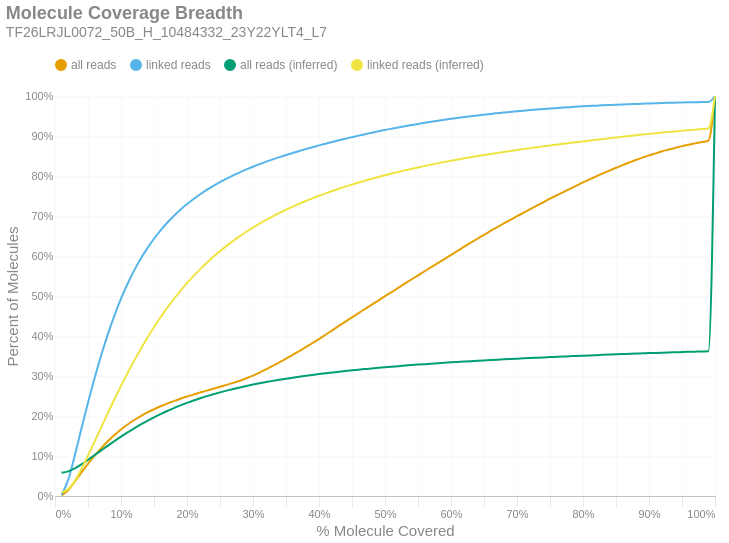

The notebook cell this image was saved under:
### Markdown cell above
### Molecule Read Coverage
This chart shows molecule coverage breadth as computed by the number of bases aligned to that molecule. In other words, "*how much of each unique long molecule is actually sequenced/aligned?*" Keep in mind there is a distinction between sequences and alignments, since some sequences belonging to a particular molecule may not align well and wouldn't appear in the alignment data. This chart also shows molecule coverage breadth as computed by the *inferred fragment* from which the aligned sequences originate. Unlike read coverage, this calculation takes into account the total insert size, including unsequenced gaps between the forward and reverse reads. Like the previous figures, these are cumulative percents.

### Code cell
if SKIPLR:
    print_html(f"Skipped")
else:
    binned_df = consolidated_hist(valids['coverage_bp'], mask, 0.01, True)
    binned_df_inf = consolidated_hist(valids['coverage_inserts'], mask, 0.01, True)
    binned_df = binned_df.with_columns(pl.lit(binned_df_inf['all reads (cumsum)']).alias('all reads (inferred)'))
    binned_df = binned_df.with_columns(pl.lit(binned_df_inf['linked reads (cumsum)']).alias('linked reads (inferred)'))
    binned_df = binned_df.with_columns(
        (pl.col('bin').cast(pl.Float64) + 0.01).alias('right_edge')
    )

    with SafeRender(binned_df):
        (
            density_plot(binned_df, 'Molecule Coverage Breadth', samplename, 'molcov', ['all reads (inferred)','linked reads (inferred)'])
            .encode(
                #x=alt.X('bin:Q', title="% Molecule Covered").axis(format = '%').scale(padding=0),
                x=alt.X('right_edge:Q', title="% Molecule Covered").axis(format='%').scale(padding=0),
                y=alt.Y('value:Q', title='Percent of Molecules')
                    .axis(format='%')
                    .stack(False)
                    .scale(domainMin=0, padding=0),
                color=alt.Color("key:N").scale(domain = ["all reads", "linked reads", "all reads (inferred)", "linked reads (inferred)"]),
                tooltip = [
                    alt.Tooltip("key:N", title = "Data Type"),
                    alt.Tooltip("range_label:N", title="% Molecule Covered"),
                    alt.Tooltip("value:Q", format = ".2%", title="% Molecules")
                ]
            )
        ).display()

### Figure 1 — Vega-Lite specification as saved in the notebook (floating-point values rounded to 4 significant figures)
{"width": "container", "height": 400, "config": {"title": {"anchor": "start", "dy": -15, "fontSize": 18, "color": "#888888", "subtitleColor": "#888888", "subtitleFontSize": 14}, "arc": {"fill": "#0072B2"}, "axis": {"domainColor": "#888888", "domainWidth": 0.5, "gridWidth": 0.2, "grid": false, "titleFontWeight": 400, "titleFontSize": 15, "labelFontSize": 11, "labelColor": "#888888", "tickColor": "#888888", "tickWidth": 0.2, "titleColor": "#888888"}, "axisBand": {"grid": false}, "axisX": {"grid": true, "tickSize": 10, "domainCap": "round"}, "axisY": {"domain": false, "grid": true, "tickSize": 0, "domainCap": "round"}, "background": "transparent", "header": {"labelFontSize": 15, "labelColor": "#888888", "titleFontSize": 15, "titleFontWeight": 600, "titleColor": "#888888"}, "legend": {"labelFont": "sans-serif", "labelFontSize": 12, "labelColor": "#888888", "symbolSize": 100, "symbolType": "circle", "titleFontSize": 12, "titlePadding": 10, "titleColor": "#888888", "title": null, "orient": "top"}, "range": {"category": ["#E69F00", "#56B4E9", "#009E73", "#F0E442", "#0072B2", "#D55E00", "#CC79A7", "#000000"], "diverging": ["#cfe8f3", "#a2d4ec", "#73bfe2", "#46abdb", "#1696d2", "#12719e"]}, "area": {"fill": "#0072B2", "fillOpacity": 0.7, "line": true, "strokeOpacity": 0.7}, "line": {"color": "#0072B2", "stroke": "#0072B2", "strokeWidth": 2}, "trail": {"color": "#0072B2", "stroke": "#0072B2", "strokeWidth": 0, "size": 1}, "point": {"filled": true, "fillOpacity": 1.0, "size": 95}, "text": {"color": "#888888", "fontSize": 11, "align": "right", "fontWeight": 400, "size": 11}, "bar": {"fill": "#0072B2", "stroke": null}, "view": {"stroke": null, "continuousWidth": 660, "continuousHeight": 400}}, "data": {"name": "data-3bc5ef13f89a6688230d25dc90fb5075"}, "mark": {"type": "line", "interpolate": "monotone", "point": {"opacity": 0, "size": 275}}, "encoding": {"color": {"field": "key", "scale": {"domain": ["all reads", "linked reads", "all reads (inferred)", "linked reads (inferred)"]}, "type": "nominal"}, "tooltip": [{"field": "key", "title": "Data Type", "type": "nominal"}, {"field": "range_label", "title": "% Molecule Covered", "type": "nominal"}, {"field": "value", "format": ".2%", "title": "% Molecules", "type": "quantitative"}], "x": {"axis": {"format": "%"}, "field": "right_edge", "scale": {"padding": 0}, "title": "% Molecule Covered", "type": "quantitative"}, "y": {"axis": {"format": "%"}, "field": "value", "scale": {"domainMin": 0, "padding": 0}, "stack": false, "title": "Percent of Molecules", "type": "quantitative"}}, "params": [{"name": "param_c36ac31b6afebe62", "select": {"type": "point", "fields": ["key"]}, "bind": "legend"}], "title": {"text": "Molecule Coverage Breadth", "subtitle": "TF26LRJL0072_50B_H_10484332_23Y22YLT4_L7"}, "transform": [{"fold": ["all reads (cumsum)", "linked reads (cumsum)", "all reads (inferred)", "linked reads (inferred)"]}, {"calculate": "replace(datum.key, ' (cumsum)', '')", "as": "key"}, {"filter": {"param": "param_c36ac31b6afebe62"}}], "usermeta": {"embedOptions": {"downloadFileName": "TF26LRJL0072_50B_H_10484332_23Y22YLT4_L7.molcov"}}, "$schema": "https://vega.github.io/schema/vega-lite/v6.4.1.json", "datasets": {"data-3bc5ef13f89a6688230d25dc90fb5075": [{"bin": "0.0", "interval": "0.0-0.01", "all reads": 0.00146, "linked reads": 0.002828, "all reads (cumsum)": 0.00146, "linked reads (cumsum)": 0.002828, "range_label": "0.0-0.01", "all reads (inferred)": 0.05803, "linked reads (inferred)": 0.009172, "right_edge": 0.01}, {"bin": "0.01", "interval": "0.01-0.02", "all reads": 0.01368, "linked reads": 0.03732, "all reads (cumsum)": 0.01514, "linked reads (cumsum)": 0.04015, "range_label": "0.01-0.02", "all reads (inferred)": 0.06152, "linked reads (inferred)": 0.01739, "right_edge": 0.02}, {"bin": "0.02", "interval": "0.02-0.03", "all reads": 0.02114, "linked reads": 0.06114, "all reads (cumsum)": 0.03629, "linked reads (cumsum)": 0.1013, "range_label": "0.02-0.03", "all reads (inferred)": 0.06896, "linked reads (inferred)": 0.03814, "right_edge": 0.03}, {"bin": "0.03", "interval": "0.03-0.04", "all reads": 0.02238, "linked reads": 0.06667, "all reads (cumsum)": 0.05867, "linked reads (cumsum)": 0.168, "range_label": "0.03-0.04", "all reads (inferred)": 0.079, "linked reads (inferred)": 0.06727, "right_edge": 0.04}, {"bin": "0.04", "interval": "0.04-0.05", "all reads": 0.02176, "linked reads": 0.06533, "all reads (cumsum)": 0.08043, "linked reads (cumsum)": 0.2333, "range_label": "0.04-0.05", "all reads (inferred)": 0.09039, "linked reads (inferred)": 0.1008, "right_edge": 0.05}, {"bin": "0.05", "interval": "0.05-0.06", "all reads": 0.0204, "linked reads": 0.06156, "all reads (cumsum)": 0.1008, "linked reads (cumsum)": 0.2948, "range_label": "0.05-0.06", "all reads (inferred)": 0.1022, "linked reads (inferred)": 0.1361, "right_edge": 0.06}, {"bin": "0.06", "interval": "0.06-0.07", "all reads": 0.01885, "linked reads": 0.05704, "all reads (cumsum)": 0.1197, "linked reads (cumsum)": 0.3519, "range_label": "0.06-0.07", "all reads (inferred)": 0.1141, "linked reads (inferred)": 0.1717, "right_edge": 0.07}, {"bin": "0.07", "interval": "0.07-0.08", "all reads": 0.01725, "linked reads": 0.05227, "all reads (cumsum)": 0.1369, "linked reads (cumsum)": 0.4042, "range_label": "0.07-0.08", "all reads (inferred)": 0.1258, "linked reads (inferred)": 0.207, "right_edge": 0.08}, {"bin": "0.08", "interval": "0.08-0.09", "all reads": 0.0155, "linked reads": 0.04694, "all reads (cumsum)": 0.1524, "linked reads (cumsum)": 0.4511, "range_label": "0.08-0.09", "all reads (inferred)": 0.1373, "linked reads (inferred)": 0.2419, "right_edge": 0.09}, {"bin": "0.09", "interval": "0.09-0.1", "all reads": 0.01398, "linked reads": 0.04225, "all reads (cumsum)": 0.1664, "linked reads (cumsum)": 0.4933, "range_label": "0.09-0.1", "all reads (inferred)": 0.1483, "linked reads (inferred)": 0.2753, "right_edge": 0.1}, {"bin": "0.1", "interval": "0.1-0.11", "all reads": 0.01241, "linked reads": 0.03737, "all reads (cumsum)": 0.1788, "linked reads (cumsum)": 0.5307, "range_label": "0.1-0.11", "all reads (inferred)": 0.159, "linked reads (inferred)": 0.3075, "right_edge": 0.11}, {"bin": "0.11", "interval": "0.11-0.12", "all reads": 0.0111, "linked reads": 0.03326, "all reads (cumsum)": 0.1899, "linked reads (cumsum)": 0.564, "range_label": "0.11-0.12", "all reads (inferred)": 0.1692, "linked reads (inferred)": 0.3384, "right_edge": 0.12}, {"bin": "0.12", "interval": "0.12-0.13", "all reads": 0.009939, "linked reads": 0.02951, "all reads (cumsum)": 0.1999, "linked reads (cumsum)": 0.5935, "range_label": "0.12-0.13", "all reads (inferred)": 0.1788, "linked reads (inferred)": 0.3677, "right_edge": 0.13}, {"bin": "0.13", "interval": "0.13-0.14", "all reads": 0.008959, "linked reads": 0.02629, "all reads (cumsum)": 0.2088, "linked reads (cumsum)": 0.6198, "range_label": "0.13-0.14", "all reads (inferred)": 0.188, "linked reads (inferred)": 0.3956, "right_edge": 0.14}, {"bin": "0.14", "interval": "0.14-0.15", "all reads": 0.008092, "linked reads": 0.0234, "all reads (cumsum)": 0.2169, "linked reads (cumsum)": 0.6432, "range_label": "0.14-0.15", "all reads (inferred)": 0.1966, "linked reads (inferred)": 0.4219, "right_edge": 0.15}, {"bin": "0.15", "interval": "0.15-0.16", "all reads": 0.007412, "linked reads": 0.02111, "all reads (cumsum)": 0.2243, "linked reads (cumsum)": 0.6643, "range_label": "0.15-0.16", "all reads (inferred)": 0.2048, "linked reads (inferred)": 0.4468, "right_edge": 0.16}, {"bin": "0.16", "interval": "0.16-0.17", "all reads": 0.006753, "linked reads": 0.01889, "all reads (cumsum)": 0.2311, "linked reads (cumsum)": 0.6832, "range_label": "0.16-0.17", "all reads (inferred)": 0.2125, "linked reads (inferred)": 0.4703, "right_edge": 0.17}, {"bin": "0.17", "interval": "0.17-0.18", "all reads": 0.006239, "linked reads": 0.01702, "all reads (cumsum)": 0.2373, "linked reads (cumsum)": 0.7002, "range_label": "0.17-0.18", "all reads (inferred)": 0.2197, "linked reads (inferred)": 0.4923, "right_edge": 0.18}, {"bin": "0.18", "interval": "0.18-0.19", "all reads": 0.005838, "linked reads": 0.01547, "all reads (cumsum)": 0.2432, "linked reads (cumsum)": 0.7157, "range_label": "0.18-0.19", "all reads (inferred)": 0.2265, "linked reads (inferred)": 0.5129, "right_edge": 0.19}, {"bin": "0.19", "interval": "0.19-0.2", "all reads": 0.00546, "linked reads": 0.01408, "all reads (cumsum)": 0.2486, "linked reads (cumsum)": 0.7298, "range_label": "0.19-0.2", "all reads (inferred)": 0.2329, "linked reads (inferred)": 0.5322, "right_edge": 0.2}, {"bin": "0.2", "interval": "0.2-0.21", "all reads": 0.005082, "linked reads": 0.01284, "all reads (cumsum)": 0.2537, "linked reads (cumsum)": 0.7426, "range_label": "0.2-0.21", "all reads (inferred)": 0.2388, "linked reads (inferred)": 0.5504, "right_edge": 0.21}, {"bin": "0.21", "interval": "0.21-0.22", "all reads": 0.004955, "linked reads": 0.01185, "all reads (cumsum)": 0.2587, "linked reads (cumsum)": 0.7544, "range_label": "0.21-0.22", "all reads (inferred)": 0.2444, "linked reads (inferred)": 0.5672, "right_edge": 0.22}, {"bin": "0.22", "interval": "0.22-0.23", "all reads": 0.004835, "linked reads": 0.01092, "all reads (cumsum)": 0.2635, "linked reads (cumsum)": 0.7654, "range_label": "0.22-0.23", "all reads (inferred)": 0.2496, "linked reads (inferred)": 0.5831, "right_edge": 0.23}, {"bin": "0.23", "interval": "0.23-0.24", "all reads": 0.004779, "linked reads": 0.01007, "all reads (cumsum)": 0.2683, "linked reads (cumsum)": 0.7754, "range_label": "0.23-0.24", "all reads (inferred)": 0.2545, "linked reads (inferred)": 0.5981, "right_edge": 0.24}, {"bin": "0.24", "interval": "0.24-0.25", "all reads": 0.004792, "linked reads": 0.009403, "all reads (cumsum)": 0.2731, "linked reads (cumsum)": 0.7848, "range_label": "0.24-0.25", "all reads (inferred)": 0.2592, "linked reads (inferred)": 0.6122, "right_edge": 0.25}, {"bin": "0.25", "interval": "0.25-0.26", "all reads": 0.004724, "linked reads": 0.008653, "all reads (cumsum)": 0.2778, "linked reads (cumsum)": 0.7935, "range_label": "0.25-0.26", "all reads (inferred)": 0.2635, "linked reads (inferred)": 0.6254, "right_edge": 0.26}, {"bin": "0.26", "interval": "0.26-0.27", "all reads": 0.00498, "linked reads": 0.00811, "all reads (cumsum)": 0.2828, "linked reads (cumsum)": 0.8016, "range_label": "0.26-0.27", "all reads (inferred)": 0.2676, "linked reads (inferred)": 0.6378, "right_edge": 0.27}, {"bin": "0.27", "interval": "0.27-0.28", "all reads": 0.005473, "linked reads": 0.007616, "all reads (cumsum)": 0.2882, "linked reads (cumsum)": 0.8092, "range_label": "0.27-0.28", "all reads (inferred)": 0.2715, "linked reads (inferred)": 0.6495, "right_edge": 0.28}, {"bin": "0.28", "interval": "0.28-0.29", "all reads": 0.006033, "linked reads": 0.007179, "all reads (cumsum)": 0.2943, "linked reads (cumsum)": 0.8164, "range_label": "0.28-0.29", "all reads (inferred)": 0.2751, "linked reads (inferred)": 0.6606, "right_edge": 0.29}, {"bin": "0.29", "interval": "0.29-0.3", "all reads": 0.00672, "linked reads": 0.006834, "all reads (cumsum)": 0.301, "linked reads (cumsum)": 0.8232, "range_label": "0.29-0.3", "all reads (inferred)": 0.2786, "linked reads (inferred)": 0.671, "right_edge": 0.3}, {"bin": "0.3", "interval": "0.3-0.31", "all reads": 0.007489, "linked reads": 0.006445, "all reads (cumsum)": 0.3085, "linked reads (cumsum)": 0.8297, "range_label": "0.3-0.31", "all reads (inferred)": 0.2818, "linked reads (inferred)": 0.6808, "right_edge": 0.31}, {"bin": "0.31", "interval": "0.31-0.32", "all reads": 0.008272, "linked reads": 0.00612, "all reads (cumsum)": 0.3168, "linked reads (cumsum)": 0.8358, "range_label": "0.31-0.32", "all reads (inferred)": 0.2849, "linked reads (inferred)": 0.6902, "right_edge": 0.32}, {"bin": "0.32", "interval": "0.32-0.33", "all reads": 0.008629, "linked reads": 0.005792, "all reads (cumsum)": 0.3254, "linked reads (cumsum)": 0.8416, "range_label": "0.32-0.33", "all reads (inferred)": 0.2878, "linked reads (inferred)": 0.6991, "right_edge": 0.33}, {"bin": "0.33", "interval": "0.33-0.34", "all reads": 0.008745, "linked reads": 0.005553, "all reads (cumsum)": 0.3341, "linked reads (cumsum)": 0.8471, "range_label": "0.33-0.34", "all reads (inferred)": 0.2906, "linked reads (inferred)": 0.7076, "right_edge": 0.34}, {"bin": "0.34", "interval": "0.34-0.35", "all reads": 0.00912, "linked reads": 0.005383, "all reads (cumsum)": 0.3432, "linked reads (cumsum)": 0.8525, "range_label": "0.34-0.35", "all reads (inferred)": 0.2933, "linked reads (inferred)": 0.7156, "right_edge": 0.35}, {"bin": "0.35", "interval": "0.35-0.36", "all reads": 0.009464, "linked reads": 0.005051, "all reads (cumsum)": 0.3527, "linked reads (cumsum)": 0.8576, "range_label": "0.35-0.36", "all reads (inferred)": 0.2958, "linked reads (inferred)": 0.7232, "right_edge": 0.36}, {"bin": "0.36", "interval": "0.36-0.37", "all reads": 0.009575, "linked reads": 0.004872, "all reads (cumsum)": 0.3623, "linked reads (cumsum)": 0.8624, "range_label": "0.36-0.37", "all reads (inferred)": 0.2982, "linked reads (inferred)": 0.7306, "right_edge": 0.37}, {"bin": "0.37", "interval": "0.37-0.38", "all reads": 0.009817, "linked reads": 0.004876, "all reads (cumsum)": 0.3721, "linked reads (cumsum)": 0.8673, "range_label": "0.37-0.38", "all reads (inferred)": 0.3005, "linked reads (inferred)": 0.7375, "right_edge": 0.38}, {"bin": "0.38", "interval": "0.38-0.39", "all reads": 0.009973, "linked reads": 0.004633, "all reads (cumsum)": 0.3821, "linked reads (cumsum)": 0.8719, "range_label": "0.38-0.39", "all reads (inferred)": 0.3027, "linked reads (inferred)": 0.7442, "right_edge": 0.39}, {"bin": "0.39", "interval": "0.39-0.4", "all reads": 0.01039, "linked reads": 0.004592, "all reads (cumsum)": 0.3925, "linked reads (cumsum)": 0.8765, "range_label": "0.39-0.4", "all reads (inferred)": 0.3048, "linked reads (inferred)": 0.7505, "right_edge": 0.4}, {"bin": "0.4", "interval": "0.4-0.41", "all reads": 0.01059, "linked reads": 0.004294, "all reads (cumsum)": 0.4031, "linked reads (cumsum)": 0.8808, "range_label": "0.4-0.41", "all reads (inferred)": 0.3069, "linked reads (inferred)": 0.7566, "right_edge": 0.41}, {"bin": "0.41", "interval": "0.41-0.42", "all reads": 0.01108, "linked reads": 0.004303, "all reads (cumsum)": 0.4141, "linked reads (cumsum)": 0.8851, "range_label": "0.41-0.42", "all reads (inferred)": 0.3088, "linked reads (inferred)": 0.7624, "right_edge": 0.42}, {"bin": "0.42", "interval": "0.42-0.43", "all reads": 0.01101, "linked reads": 0.00412, "all reads (cumsum)": 0.4251, "linked reads (cumsum)": 0.8893, "range_label": "0.42-0.43", "all reads (inferred)": 0.3107, "linked reads (inferred)": 0.7681, "right_edge": 0.43}, {"bin": "0.43", "interval": "0.43-0.44", "all reads": 0.01078, "linked reads": 0.004008, "all reads (cumsum)": 0.4359, "linked reads (cumsum)": 0.8933, "range_label": "0.43-0.44", "all reads (inferred)": 0.3124, "linked reads (inferred)": 0.7735, "right_edge": 0.44}, {"bin": "0.44", "interval": "0.44-0.45", "all reads": 0.01078, "linked reads": 0.003898, "all reads (cumsum)": 0.4467, "linked reads (cumsum)": 0.8972, "range_label": "0.44-0.45", "all reads (inferred)": 0.3142, "linked reads (inferred)": 0.7787, "right_edge": 0.45}, {"bin": "0.45", "interval": "0.45-0.46", "all reads": 0.01062, "linked reads": 0.003818, "all reads (cumsum)": 0.4573, "linked reads (cumsum)": 0.901, "range_label": "0.45-0.46", "all reads (inferred)": 0.3158, "linked reads (inferred)": 0.7836, "right_edge": 0.46}, {"bin": "0.46", "interval": "0.46-0.47", "all reads": 0.01038, "linked reads": 0.003597, "all reads (cumsum)": 0.4677, "linked reads (cumsum)": 0.9046, "range_label": "0.46-0.47", "all reads (inferred)": 0.3174, "linked reads (inferred)": 0.7884, "right_edge": 0.47}, {"bin": "0.47", "interval": "0.47-0.48", "all reads": 0.01063, "linked reads": 0.003612, "all reads (cumsum)": 0.4783, "linked reads (cumsum)": 0.9082, "range_label": "0.47-0.48", "all reads (inferred)": 0.319, "linked reads (inferred)": 0.7931, "right_edge": 0.48}, {"bin": "0.48", "interval": "0.48-0.49", "all reads": 0.01022, "linked reads": 0.003435, "all reads (cumsum)": 0.4886, "linked reads (cumsum)": 0.9116, "range_label": "0.48-0.49", "all reads (inferred)": 0.3205, "linked reads (inferred)": 0.7976, "right_edge": 0.49}, {"bin": "0.49", "interval": "0.49-0.5", "all reads": 0.01135, "linked reads": 0.003487, "all reads (cumsum)": 0.4999, "linked reads (cumsum)": 0.9151, "range_label": "0.49-0.5", "all reads (inferred)": 0.3219, "linked reads (inferred)": 0.802, "right_edge": 0.5}, {"bin": "0.5", "interval": "0.5-0.51", "all reads": 0.009728, "linked reads": 0.003146, "all reads (cumsum)": 0.5096, "linked reads (cumsum)": 0.9183, "range_label": "0.5-0.51", "all reads (inferred)": 0.3233, "linked reads (inferred)": 0.8061, "right_edge": 0.51}, {"bin": "0.51", "interval": "0.51-0.52", "all reads": 0.01084, "linked reads": 0.003153, "all reads (cumsum)": 0.5205, "linked reads (cumsum)": 0.9214, "range_label": "0.51-0.52", "all reads (inferred)": 0.3247, "linked reads (inferred)": 0.8101, "right_edge": 0.52}, {"bin": "0.52", "interval": "0.52-0.53", "all reads": 0.01032, "linked reads": 0.002981, "all reads (cumsum)": 0.5308, "linked reads (cumsum)": 0.9244, "range_label": "0.52-0.53", "all reads (inferred)": 0.326, "linked reads (inferred)": 0.814, "right_edge": 0.53}, {"bin": "0.53", "interval": "0.53-0.54", "all reads": 0.01051, "linked reads": 0.002936, "all reads (cumsum)": 0.5413, "linked reads (cumsum)": 0.9273, "range_label": "0.53-0.54", "all reads (inferred)": 0.3272, "linked reads (inferred)": 0.8178, "right_edge": 0.54}, {"bin": "0.54", "interval": "0.54-0.55", "all reads": 0.01024, "linked reads": 0.002867, "all reads (cumsum)": 0.5515, "linked reads (cumsum)": 0.9302, "range_label": "0.54-0.55", "all reads (inferred)": 0.3285, "linked reads (inferred)": 0.8215, "right_edge": 0.55}, {"bin": "0.55", "interval": "0.55-0.56", "all reads": 0.0104, "linked reads": 0.002684, "all reads (cumsum)": 0.5619, "linked reads (cumsum)": 0.9329, "range_label": "0.55-0.56", "all reads (inferred)": 0.3297, "linked reads (inferred)": 0.825, "right_edge": 0.56}, {"bin": "0.56", "interval": "0.56-0.57", "all reads": 0.01022, "linked reads": 0.00263, "all reads (cumsum)": 0.5722, "linked reads (cumsum)": 0.9355, "range_label": "0.56-0.57", "all reads (inferred)": 0.3308, "linked reads (inferred)": 0.8284, "right_edge": 0.57}, {"bin": "0.57", "interval": "0.57-0.58", "all reads": 0.009958, "linked reads": 0.002547, "all reads (cumsum)": 0.5821, "linked reads (cumsum)": 0.9381, "range_label": "0.57-0.58", "all reads (inferred)": 0.3319, "linked reads (inferred)": 0.8317, "right_edge": 0.58}, {"bin": "0.58", "interval": "0.58-0.59", "all reads": 0.01019, "linked reads": 0.002452, "all reads (cumsum)": 0.5923, "linked reads (cumsum)": 0.9405, "range_label": "0.58-0.59", "all reads (inferred)": 0.333, "linked reads (inferred)": 0.835, "right_edge": 0.59}, {"bin": "0.59", "interval": "0.59-0.6", "all reads": 0.01047, "linked reads": 0.002375, "all reads (cumsum)": 0.6028, "linked reads (cumsum)": 0.9429, "range_label": "0.59-0.6", "all reads (inferred)": 0.3341, "linked reads (inferred)": 0.8381, "right_edge": 0.6}, {"bin": "0.6", "interval": "0.6-0.61", "all reads": 0.01002, "linked reads": 0.002254, "all reads (cumsum)": 0.6128, "linked reads (cumsum)": 0.9451, "range_label": "0.6-0.61", "all reads (inferred)": 0.3351, "linked reads (inferred)": 0.8411, "right_edge": 0.61}, {"bin": "0.61", "interval": "0.61-0.62", "all reads": 0.01041, "linked reads": 0.00215, "all reads (cumsum)": 0.6232, "linked reads (cumsum)": 0.9473, "range_label": "0.61-0.62", "all reads (inferred)": 0.3361, "linked reads (inferred)": 0.8441, "right_edge": 0.62}, {"bin": "0.62", "interval": "0.62-0.63", "all reads": 0.01003, "linked reads": 0.002138, "all reads (cumsum)": 0.6332, "linked reads (cumsum)": 0.9494, "range_label": "0.62-0.63", "all reads (inferred)": 0.3371, "linked reads (inferred)": 0.847, "right_edge": 0.63}, {"bin": "0.63", "interval": "0.63-0.64", "all reads": 0.009919, "linked reads": 0.001995, "all reads (cumsum)": 0.6432, "linked reads (cumsum)": 0.9514, "range_label": "0.63-0.64", "all reads (inferred)": 0.338, "linked reads (inferred)": 0.8497, "right_edge": 0.64}, {"bin": "0.64", "interval": "0.64-0.65", "all reads": 0.009663, "linked reads": 0.001914, "all reads (cumsum)": 0.6528, "linked reads (cumsum)": 0.9533, "range_label": "0.64-0.65", "all reads (inferred)": 0.339, "linked reads (inferred)": 0.8525, "right_edge": 0.65}, {"bin": "0.65", "interval": "0.65-0.66", "all reads": 0.009853, "linked reads": 0.001888, "all reads (cumsum)": 0.6627, "linked reads (cumsum)": 0.9552, "range_label": "0.65-0.66", "all reads (inferred)": 0.3399, "linked reads (inferred)": 0.8551, "right_edge": 0.66}, {"bin": "0.66", "interval": "0.66-0.67", "all reads": 0.009215, "linked reads": 0.001728, "all reads (cumsum)": 0.6719, "linked reads (cumsum)": 0.9569, "range_label": "0.66-0.67", "all reads (inferred)": 0.3408, "linked reads (inferred)": 0.8577, "right_edge": 0.67}, {"bin": "0.67", "interval": "0.67-0.68", "all reads": 0.009409, "linked reads": 0.001681, "all reads (cumsum)": 0.6813, "linked reads (cumsum)": 0.9586, "range_label": "0.67-0.68", "all reads (inferred)": 0.3416, "linked reads (inferred)": 0.8602, "right_edge": 0.68}, {"bin": "0.68", "interval": "0.68-0.69", "all reads": 0.0091, "linked reads": 0.001626, "all reads (cumsum)": 0.6904, "linked reads (cumsum)": 0.9603, "range_label": "0.68-0.69", "all reads (inferred)": 0.3425, "linked reads (inferred)": 0.8627, "right_edge": 0.69}, {"bin": "0.69", "interval": "0.69-0.7", "all reads": 0.009128, "linked reads": 0.001594, "all reads (cumsum)": 0.6995, "linked reads (cumsum)": 0.9619, "range_label": "0.69-0.7", "all reads (inferred)": 0.3433, "linked reads (inferred)": 0.8651, "right_edge": 0.7}, {"bin": "0.7", "interval": "0.7-0.71", "all reads": 0.008751, "linked reads": 0.001501, "all reads (cumsum)": 0.7083, "linked reads (cumsum)": 0.9634, "range_label": "0.7-0.71", "all reads (inferred)": 0.3441, "linked reads (inferred)": 0.8674, "right_edge": 0.71}, {"bin": "0.71", "interval": "0.71-0.72", "all reads": 0.008724, "linked reads": 0.00143, "all reads (cumsum)": 0.717, "linked reads (cumsum)": 0.9648, "range_label": "0.71-0.72", "all reads (inferred)": 0.3449, "linked reads (inferred)": 0.8697, "right_edge": 0.72}, {"bin": "0.72", "interval": "0.72-0.73", "all reads": 0.008842, "linked reads": 0.001384, "all reads (cumsum)": 0.7259, "linked reads (cumsum)": 0.9662, "range_label": "0.72-0.73", "all reads (inferred)": 0.3457, "linked reads (inferred)": 0.8719, "right_edge": 0.73}, {"bin": "0.73", "interval": "0.73-0.74", "all reads": 0.008553, "linked reads": 0.001302, "all reads (cumsum)": 0.7344, "linked reads (cumsum)": 0.9675, "range_label": "0.73-0.74", "all reads (inferred)": 0.3465, "linked reads (inferred)": 0.8741, "right_edge": 0.74}, {"bin": "0.74", "interval": "0.74-0.75", "all reads": 0.008826, "linked reads": 0.001263, "all reads (cumsum)": 0.7432, "linked reads (cumsum)": 0.9687, "range_label": "0.74-0.75", "all reads (inferred)": 0.3472, "linked reads (inferred)": 0.8763, "right_edge": 0.75}, {"bin": "0.75", "interval": "0.75-0.76", "all reads": 0.008121, "linked reads": 0.001158, "all reads (cumsum)": 0.7514, "linked reads (cumsum)": 0.9699, "range_label": "0.75-0.76", "all reads (inferred)": 0.3479, "linked reads (inferred)": 0.8784, "right_edge": 0.76}, {"bin": "0.76", "interval": "0.76-0.77", "all reads": 0.008301, "linked reads": 0.001138, "all reads (cumsum)": 0.7597, "linked reads (cumsum)": 0.971, "range_label": "0.76-0.77", "all reads (inferred)": 0.3486, "linked reads (inferred)": 0.8804, "right_edge": 0.77}, {"bin": "0.77", "interval": "0.77-0.78", "all reads": 0.008051, "linked reads": 0.001072, "all reads (cumsum)": 0.7677, "linked reads (cumsum)": 0.9721, "range_label": "0.77-0.78", "all reads (inferred)": 0.3494, "linked reads (inferred)": 0.8825, "right_edge": 0.78}, {"bin": "0.78", "interval": "0.78-0.79", "all reads": 0.007987, "linked reads": 0.001017, "all reads (cumsum)": 0.7757, "linked reads (cumsum)": 0.9731, "range_label": "0.78-0.79", "all reads (inferred)": 0.3501, "linked reads (inferred)": 0.8845, "right_edge": 0.79}, {"bin": "0.79", "interval": "0.79-0.8", "all reads": 0.008255, "linked reads": 0.001012, "all reads (cumsum)": 0.7839, "linked reads (cumsum)": 0.9741, "range_label": "0.79-0.8", "all reads (inferred)": 0.3508, "linked reads (inferred)": 0.8866, "right_edge": 0.8}, {"bin": "0.8", "interval": "0.8-0.81", "all reads": 0.00751, "linked reads": 0.0008985, "all reads (cumsum)": 0.7915, "linked reads (cumsum)": 0.975, "range_label": "0.8-0.81", "all reads (inferred)": 0.3515, "linked reads (inferred)": 0.8886, "right_edge": 0.81}, {"bin": "0.81", "interval": "0.81-0.82", "all reads": 0.007506, "linked reads": 0.0008982, "all reads (cumsum)": 0.799, "linked reads (cumsum)": 0.9759, "range_label": "0.81-0.82", "all reads (inferred)": 0.3522, "linked reads (inferred)": 0.8906, "right_edge": 0.82}, {"bin": "0.82", "interval": "0.82-0.83", "all reads": 0.007502, "linked reads": 0.0008372, "all reads (cumsum)": 0.8065, "linked reads (cumsum)": 0.9768, "range_label": "0.82-0.83", "all reads (inferred)": 0.3528, "linked reads (inferred)": 0.8925, "right_edge": 0.83}, {"bin": "0.83", "interval": "0.83-0.84", "all reads": 0.007177, "linked reads": 0.0008125, "all reads (cumsum)": 0.8136, "linked reads (cumsum)": 0.9776, "range_label": "0.83-0.84", "all reads (inferred)": 0.3535, "linked reads (inferred)": 0.8945, "right_edge": 0.84}, {"bin": "0.84", "interval": "0.84-0.85", "all reads": 0.006903, "linked reads": 0.0007644, "all reads (cumsum)": 0.8205, "linked reads (cumsum)": 0.9783, "range_label": "0.84-0.85", "all reads (inferred)": 0.3542, "linked reads (inferred)": 0.8964, "right_edge": 0.85}, {"bin": "0.85", "interval": "0.85-0.86", "all reads": 0.006747, "linked reads": 0.0006969, "all reads (cumsum)": 0.8273, "linked reads (cumsum)": 0.979, "range_label": "0.85-0.86", "all reads (inferred)": 0.3548, "linked reads (inferred)": 0.8983, "right_edge": 0.86}, {"bin": "0.86", "interval": "0.86-0.87", "all reads": 0.006348, "linked reads": 0.0006319, "all reads (cumsum)": 0.8336, "linked reads (cumsum)": 0.9797, "range_label": "0.86-0.87", "all reads (inferred)": 0.3554, "linked reads (inferred)": 0.9001, "right_edge": 0.87}, {"bin": "0.87", "interval": "0.87-0.88", "all reads": 0.006279, "linked reads": 0.0006364, "all reads (cumsum)": 0.8399, "linked reads (cumsum)": 0.9803, "range_label": "0.87-0.88", "all reads (inferred)": 0.356, "linked reads (inferred)": 0.9019, "right_edge": 0.88}, {"bin": "0.88", "interval": "0.88-0.89", "all reads": 0.005887, "linked reads": 0.0005872, "all reads (cumsum)": 0.8458, "linked reads (cumsum)": 0.9809, "range_label": "0.88-0.89", "all reads (inferred)": 0.3566, "linked reads (inferred)": 0.9036, "right_edge": 0.89}, {"bin": "0.89", "interval": "0.89-0.9", "all reads": 0.005715, "linked reads": 0.0005712, "all reads (cumsum)": 0.8515, "linked reads (cumsum)": 0.9815, "range_label": "0.89-0.9", "all reads (inferred)": 0.3572, "linked reads (inferred)": 0.9053, "right_edge": 0.9}, {"bin": "0.9", "interval": "0.9-0.91", "all reads": 0.005039, "linked reads": 0.0005225, "all reads (cumsum)": 0.8566, "linked reads (cumsum)": 0.982, "range_label": "0.9-0.91", "all reads (inferred)": 0.3578, "linked reads (inferred)": 0.907, "right_edge": 0.91}, {"bin": "0.91", "interval": "0.91-0.92", "all reads": 0.005298, "linked reads": 0.0005062, "all reads (cumsum)": 0.8619, "linked reads (cumsum)": 0.9825, "range_label": "0.91-0.92", "all reads (inferred)": 0.3583, "linked reads (inferred)": 0.9085, "right_edge": 0.92}, {"bin": "0.92", "interval": "0.92-0.93", "all reads": 0.004212, "linked reads": 0.0004418, "all reads (cumsum)": 0.8661, "linked reads (cumsum)": 0.9829, "range_label": "0.92-0.93", "all reads (inferred)": 0.3588, "linked reads (inferred)": 0.9101, "right_edge": 0.93}, {"bin": "0.93", "interval": "0.93-0.94", "all reads": 0.004279, "linked reads": 0.0004272, "all reads (cumsum)": 0.8703, "linked reads (cumsum)": 0.9834, "range_label": "0.93-0.94", "all reads (inferred)": 0.3593, "linked reads (inferred)": 0.9116, "right_edge": 0.94}, {"bin": "0.94", "interval": "0.94-0.95", "all reads": 0.00428, "linked reads": 0.0004171, "all reads (cumsum)": 0.8746, "linked reads (cumsum)": 0.9838, "range_label": "0.94-0.95", "all reads (inferred)": 0.3598, "linked reads (inferred)": 0.913, "right_edge": 0.95}, {"bin": "0.95", "interval": "0.95-0.96", "all reads": 0.003314, "linked reads": 0.0003513, "all reads (cumsum)": 0.8779, "linked reads (cumsum)": 0.9841, "range_label": "0.95-0.96", "all reads (inferred)": 0.3603, "linked reads (inferred)": 0.9144, "right_edge": 0.96}, {"bin": "0.96", "interval": "0.96-0.97", "all reads": 0.003597, "linked reads": 0.000333, "all reads (cumsum)": 0.8815, "linked reads (cumsum)": 0.9845, "range_label": "0.96-0.97", "all reads (inferred)": 0.3608, "linked reads (inferred)": 0.9158, "right_edge": 0.97}, {"bin": "0.97", "interval": "0.97-0.98", "all reads": 0.003389, "linked reads": 0.0002961, "all reads (cumsum)": 0.8849, "linked reads (cumsum)": 0.9848, "range_label": "0.97-0.98", "all reads (inferred)": 0.3613, "linked reads (inferred)": 0.9173, "right_edge": 0.98}, {"bin": "0.98", "interval": "0.98-0.99", "all reads": 0.003593, "linked reads": 0.0003065, "all reads (cumsum)": 0.8885, "linked reads (cumsum)": 0.9851, "range_label": "0.98-0.99", "all reads (inferred)": 0.3619, "linked reads (inferred)": 0.9188, "right_edge": 0.99}, {"bin": "0.99", "interval": "0.99-1.0", "all reads": 0.1115, "linked reads": 0.01494, "all reads (cumsum)": 1.0, "linked reads (cumsum)": 1.0, "range_label": "0.99-1.0", "all reads (inferred)": 1.0, "linked reads (inferred)": 1.0, "right_edge": 1.0}]}}
